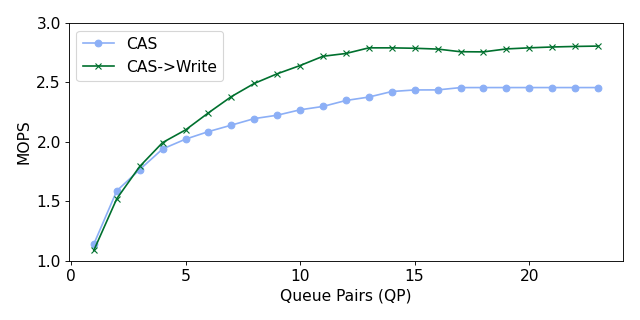

Here is the Python script that generated this plot:
import matplotlib
import matplotlib.pyplot as plt
import numpy as np
import pandas as pd

cas_label='CAS'
write_label='Writes'
read_label="Reads"

cas_marker='x'
default_marker="o"


cas_color='#00702eff'                     #indigo
default_color='#8caff6ff'          #Coral 


write_color='#ed7d31ff'          #kelly

def plot_data(ax,filename,line_label,line_color,lmarker):
    df = pd.read_csv(filename)
    x_axis=df.get("concur").values
    cas=df.get("cas_ops").values

    #normalize cores
    x_axis=[ a/16 for a in x_axis]
    cas=div_million(cas)

    ax.plot(x_axis,cas,label=line_label,color=line_color,marker=lmarker)
    ax.legend(loc='upper left')

    ax.set_xlabel("Queue Pairs (QP)")
    ax.set_ylabel("MOPS")



def div_million (list):
    return [val /1e6 for val in list]


plt.rcParams.update({'font.size': 14})
fig, axs = plt.subplots(figsize=(8,4), dpi=80)
#fig, axs = plt.subplots(1,1, figsize=(5,4))

plot_data(axs,'cas_contention_control.dat','CAS',default_color,default_marker)
plot_data(axs,'cas_to_write.dat','CAS->Write',cas_color,cas_marker)
#axs.set_title("csn raw vs write to CNS")
axs.set_ylim(1,3)

figure_name="cas_vs_swap"

plt.tight_layout()
plt.savefig(figure_name+'.pdf')
plt.savefig(figure_name+'.png')